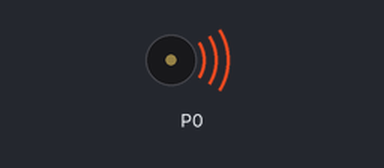
Bench run of a program on a simulated BBC micro:bit (MakeCode). On the bench: buzzer (waves = sounding).

Above: at 0.1 s.
At 12.2 s:
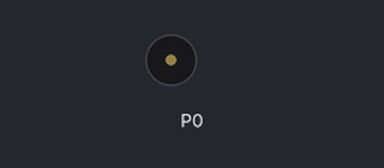
Timing chart, 0 to 13.7 s (numbered marks = the images above):
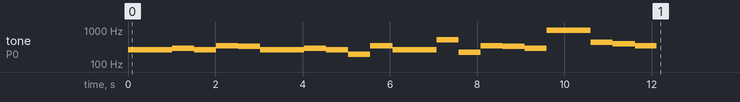

The program:

main.ts
```typescript
music.playTone(262, music.beat(BeatFraction.Whole))
music.playTone(262, music.beat(BeatFraction.Whole))
music.playTone(294, music.beat(BeatFraction.Whole))
music.playTone(262, music.beat(BeatFraction.Whole))
music.playTone(349, music.beat(BeatFraction.Whole))
music.playTone(330, music.beat(BeatFraction.Whole))
music.playTone(262, music.beat(BeatFraction.Whole))
music.playTone(262, music.beat(BeatFraction.Whole))
music.playTone(294, music.beat(BeatFraction.Whole))
music.playTone(262, music.beat(BeatFraction.Whole))
music.playTone(196, music.beat(BeatFraction.Whole))
music.playTone(349, music.beat(BeatFraction.Whole))
music.playTone(262, music.beat(BeatFraction.Whole))
music.playTone(262, music.beat(BeatFraction.Whole))
music.playTone(523, music.beat(BeatFraction.Whole))
music.playTone(220, music.beat(BeatFraction.Whole))
music.playTone(349, music.beat(BeatFraction.Whole))
music.playTone(330, music.beat(BeatFraction.Whole))
music.playTone(294, music.beat(BeatFraction.Whole))
music.playTone(988, music.beat(BeatFraction.Whole))
music.playTone(988, music.beat(BeatFraction.Whole))
music.playTone(440, music.beat(BeatFraction.Whole))
music.playTone(392, music.beat(BeatFraction.Whole))
music.playTone(349, music.beat(BeatFraction.Whole))
basic.forever(function () {

})
```

test.ts
```typescript
// aquí va el archivo "tests"; esto no se compilará cuando este paquete se utilice como una extensión.
```
